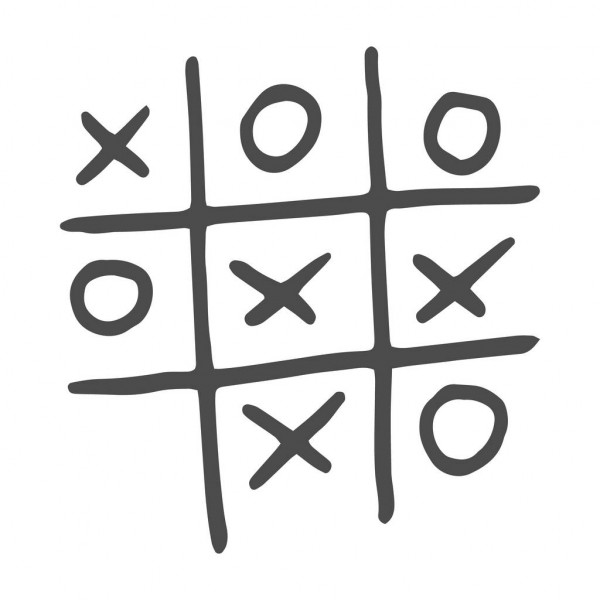
#> input picture tic-tac-toe.jpg, 600 x 600 px, given in place of av0_0, which was not available
$ python ttt.py
#> lines starting #> are read from the running program, lines starting #| are printed output that depends on the picture; after the words box and inside, x2 and y2 are one past the last pixel; in counts of white or black regions, pixels touching at a corner belong together; pictures that were not available may be replaced by others from this repository, and a replacement may not be noted
import os
import shutil
import sys
import time


import numpy as np
from cv2 import cv2


X = "X"
O = "O"

def mouse_drawing(event, x, y, flags, params):
    global gl_point1, gl_point2, selecting

    if event == cv2.EVENT_LBUTTONDOWN:
        selecting = True
        gl_point1 = (x, y)
        gl_point2 = (x, y)
    elif event == cv2.EVENT_MOUSEMOVE:
        if selecting is True:
            gl_point2 = (x, y)
    elif event == cv2.EVENT_LBUTTONUP:
        selecting = False
        print('finished square')
    elif event == cv2.EVENT_RBUTTONUP:
        selecting = False
        gl_point1 = gl_point2 = None

cap = cv2.VideoCapture("rtsp://admin:12345678@192.168.100.159:10554/tcp/av0_0")
# cap = cv2.VideoCapture("rtsp://admin:12345678@10.8.134.131:10554/tcp/av0_0")
# cap = cv2.VideoCapture(0)

WINDOW_TITLE = "Tic-Tac-Toe OpenCV"
frame = cv2.namedWindow(WINDOW_TITLE)
thr = cv2.namedWindow("Thresh")
def threshold(_):
    pass
cv2.createTrackbar('Threshold', "Thresh", 130, 255,  threshold)

def detect_board(contours, hierarchy):
    for i, c in enumerate(contours):
        if cv2.arcLength(c, True) < 50:
            continue
        epsilon = 0.02 * cv2.arcLength(c, True)
        poly = cv2.approxPolyDP(c, epsilon, True)
        if len(poly) == 20:
            if hierarchy[0][i][2] != -1:
                inside = contours[hierarchy[0][i][2]]
                epsilon = 0.02 * cv2.arcLength(inside, True)
                poly = cv2.approxPolyDP(inside, epsilon, True)
                if len(poly) == 4:
                    return i
    return None

def dist2(p1, p2):
    # print(p1, p2)
    d = (p1[0] - p2[0]) * (p1[0] - p2[0]) + (p1[1] - p2[1]) * (p1[1] - p2[1])
    return d


def detect_sign(contour):
    '''NOUGHT or CROSS'''
    center, r = cv2.minEnclosingCircle(contour)
    mind = r * r
    for p in contour:
        d = dist2(p[0], center)
        if d < mind:
            mind = d
    # print(mind / (r * r))
    if mind / (r * r) < 0.1:
        return X
    else:
        return O
    print("bad", mind / (r * r))
    return None

while True:
    ret, frame = cap.read()
#> frame is the input picture: shape (600, 600, 3); min 54, max 255, mean 227.6
    if not ret:
        continue
    cv2.imshow(WINDOW_TITLE, frame)
    # Переводим изображение в монохром
    gray = cv2.cvtColor(frame, cv2.COLOR_BGR2GRAY)
    gray = cv2.blur(gray, (3,3))
    # Забираем и используем значение с trackbar'a
    _, trFrame = cv2.threshold(gray, cv2.getTrackbarPos('Threshold', "Thresh"), 255, cv2.THRESH_BINARY_INV)
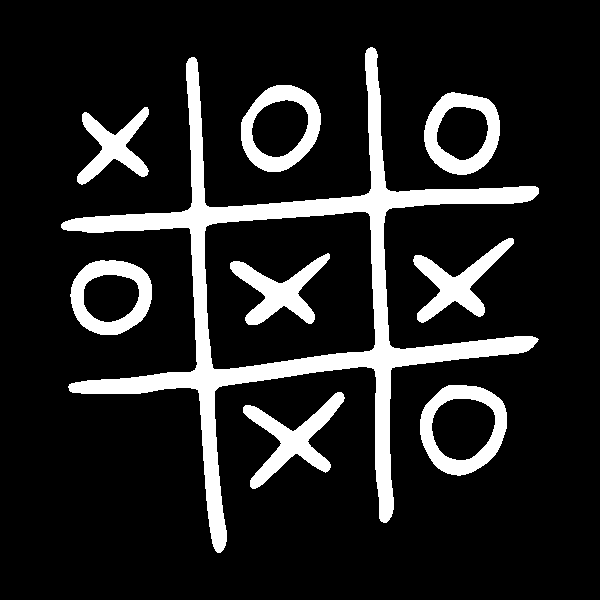
#> trFrame: shape (600, 600); 14.1% white; 9 white regions

    cnts, hierarchy = cv2.findContours(trFrame, cv2.RETR_TREE, cv2.CHAIN_APPROX_SIMPLE)
#> cnts = 14 contours; largest, box (x1, y1, x2, y2) and area: (61, 47, 539, 553) 49946, (204, 211, 376, 370) 23754, (420, 385, 507, 476) 6061, (241, 85, 321, 172) 5212, (424, 92, 500, 175) 4856
#> the loop in detect_board, `for i, c in enumerate(contours):` made 12 passes
#> after the loop in detect_board, `for i, c in enumerate(contours):`: inside = contour of 108 points, box (x1, y1, x2, y2) (204, 211, 376, 370), area 23754
    boardInd = detect_board(cnts, hierarchy)
#> boardInd = 11
    cv2.drawContours(frame, cnts, boardInd, (255, 255, 0), 3)
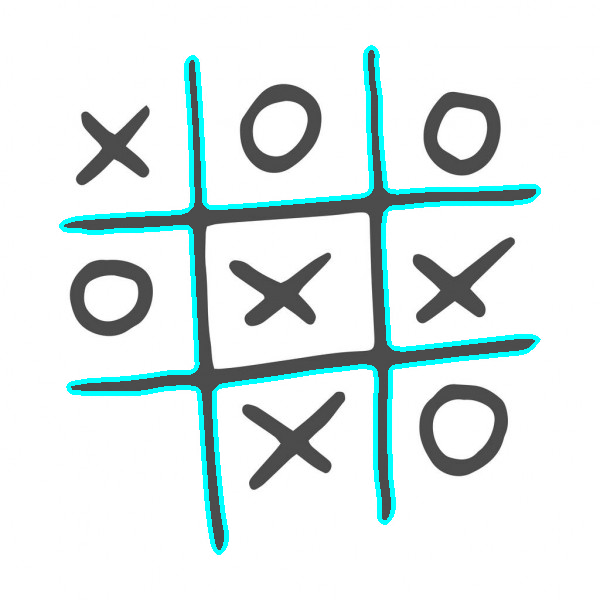
#> frame: shape (600, 600, 3); 4.1% of pixels changed, all inside (x1, y1, x2, y2) = (59, 45, 541, 555)
    for i, c in enumerate(cnts):
        if i == boardInd:
            continue
        if cv2.arcLength(c, True) < 50:
            continue
        if detect_sign(c) == X:
            cv2.drawContours(frame, cnts, i, (255, 0, 0), 2)
        else:
            cv2.drawContours(frame, cnts, i, (0, 0, 255), 2)
#> this loop made 14 passes
#> (center in detect_sign, r in detect_sign) on passes 1 to 6: ((296.5, 440), 65.45), ((464.3, 429.2), 47.09), ((464.3, 428.1), 33.93), ((111.6, 295.9), 41.63), ((110.5, 294.5), 29.09), ((465, 279), 62.48)
#> (center in detect_sign, r in detect_sign) on pass 7: ((113, 145), 50.99)
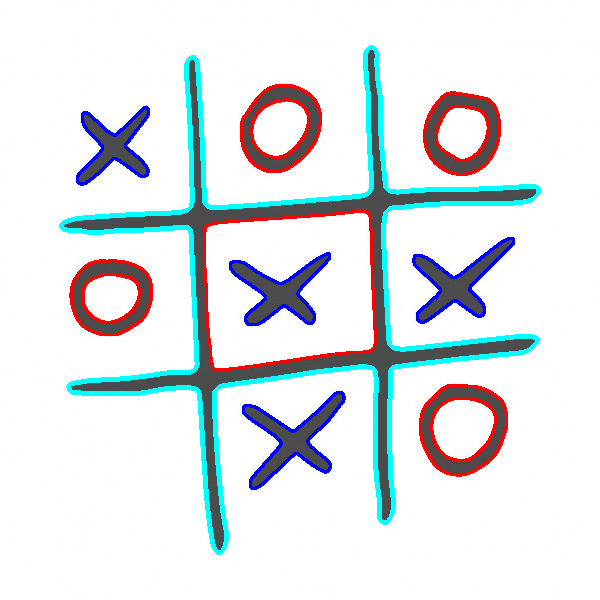
#> frame: shape (600, 600, 3); 3.69% of pixels changed, all inside (x1, y1, x2, y2) = (69, 84, 515, 490)

    cv2.imshow(WINDOW_TITLE, frame)
    cv2.imshow('Thresh', trFrame)
    if cv2.waitKey(1) & 0xFF == 27 or not ret:
#> (key Esc is pressed here)
        break

cv2.destroyAllWindows()
